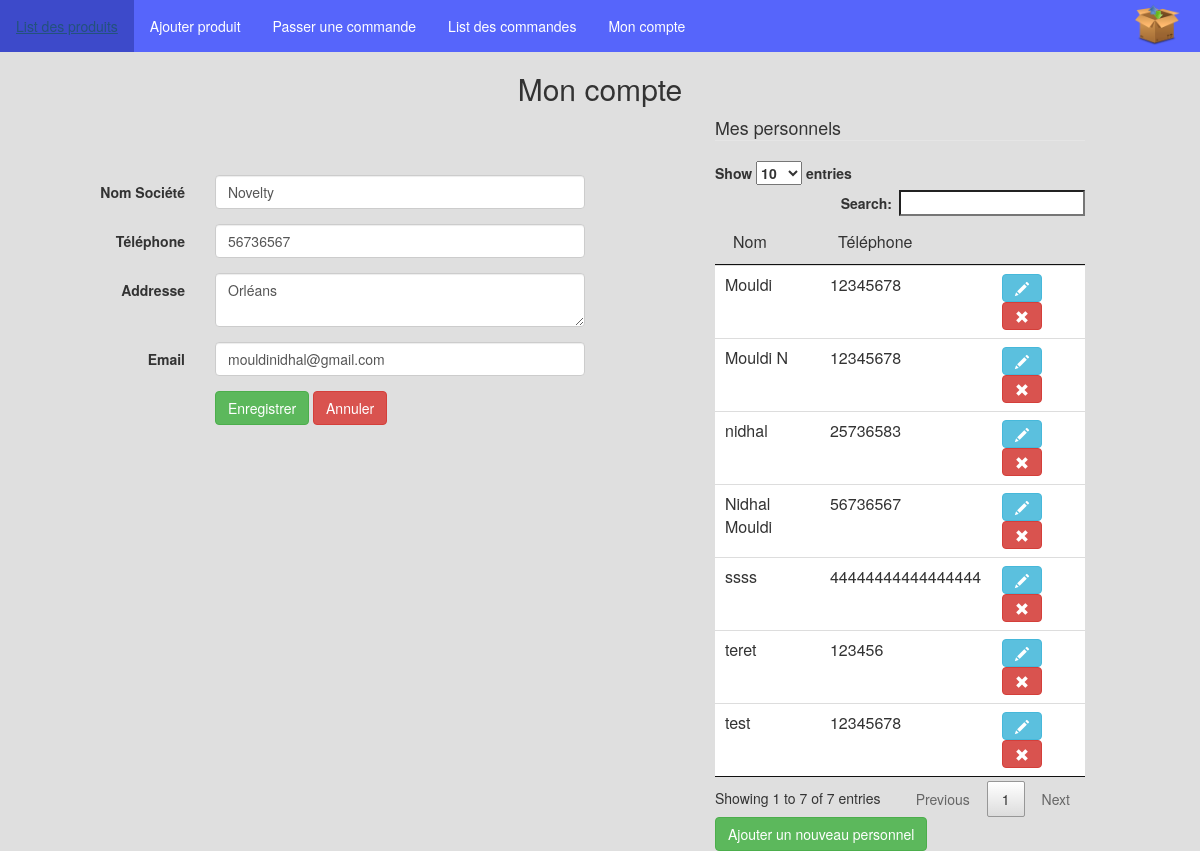
/mon_compte.php, run on the app's committed database.
### tables this page shows
CREATE TABLE "setting" (
	`nom_societe`	TEXT,
	`telephone`	INTEGER,
	`email`	TEXT,
	`addresse`	TEXT,
	`id`	INTEGER NOT NULL DEFAULT 1 UNIQUE,
	PRIMARY KEY(`id`)
);

CREATE TABLE "Personnel" (
	`id`	INTEGER NOT NULL PRIMARY KEY AUTOINCREMENT,
	`nom`	TEXT,
	`telephone`	INTEGER
);

### Manager/CompteManager.php (called while the page is built, shortened)
<?php
class CompteManager
{
	private $db;
	function __construct($db)
	{
		$this->db = $db;
	}
	public function getSetting()
	{
	    $q = $this->db->query('SELECT nom_societe, telephone, email, addresse FROM setting WHERE id = 1');
	    $donnees = $q->fetchArray(SQLITE3_ASSOC);
	    if(count($donnees) > 0){
	    	$s = new Compte();
	    	$s->setNomSociete($donnees['nom_societe']);
	    	$s->setTelehone($donnees['telephone']);
	    	$s->setAddresse($donnees['addresse']);
	    	$s->setEmail($donnees['email']);
    		return $s;
	    }else{
	    	return FALSE;
	    }
	}
}
?>

### Entity/compte.php (called while the page is built, shortened)
<?php
class Compte
{
	private $nom_societe;
	private $telephone;
	private $addresse;
	private $email;
	public function getNomSociete(){
		return $this->nom_societe;
	}
	public function getTelehone(){
		return $this->telephone;
	}
	public function getAddresse(){
		return $this->addresse;
	}
	public function getEmail(){
		return $this->email;
	}
	public function setNomSociete($nom_societe){
		$this->nom_societe = $nom_societe;
	}
	public function setTelehone($telephone){
		$this->telephone = $telephone;
	}
	public function setAddresse($addresse){
		$this->addresse = $addresse;
	}
	public function setEmail($email){
		$this->email = $email;
	}
}
?>

### Manager/ProductManager.php (called while the page is built, shortened)
<?php
class ProductManager
{
	private $db;
	function __construct($db)
	{
		$this->db = $db;
	}
	public function getListPersonnel()
	{
	    $q = $this->db->query('SELECT id, nom, telephone FROM personnel');
	    $f = array();
	    while($donnees = $q->fetchArray(SQLITE3_ASSOC)){
	    	$f[] = ['id' => $donnees['id'], 'nom' => $donnees['nom'], 'telephone' => $donnees['telephone']];
	    };
	    return $f;
	}
}
?>

### mon_compte.php (the view, shortened to what this page needs)
<?php
include 'inc.php';
require_once 'Manager/CompteManager.php';
require_once 'Entity/Compte.php';
$compteManager = new CompteManager($db);
$s = $compteManager->getSetting();
?>
<link rel="stylesheet" type="text/css" href="css/jquery.dataTables.css">
<center><h2>Mon compte</h2></center>
<div class="col-md-6" style="margin-top: 5%">
	<form name="compte-form" action="" method="POST" class="form-horizontal">
		<div class="form-group">
			<label class="col-sm-4 control-label">Nom Société</label>
			<div class="col-sm-8">
		      	<input value="<?php echo $s->getNomSociete(); ?>" type="text" class="form-control" placeholder="Nom Société" name="nom_societe" >
		    </div>
		</div>
		<div class="form-group">
			<label class="col-sm-4 control-label">Téléphone</label>
			<div class="col-sm-8">
		      	<input value="<?php echo $s->getTelehone(); ?>" type="number" maxlength="8" max="99999999" class="form-control" placeholder="Téléphone" name="telephone" />
		    </div>
		</div>
		<div class="form-group">
			<label class="col-sm-4 control-label">Addresse</label>
			<div class="col-sm-8">
				<textarea type="textarea" class="form-control" placeholder="Addresse" name="addresse" ><?php echo $s->getAddresse(); ?></textarea>
		    </div>
		</div>
		<div class="form-group">
			<label class="col-sm-4 control-label">Email</label>
			<div class="col-sm-8">
		      	<input value="<?php echo $s->getEmail(); ?>" type="Email" class="form-control" placeholder="Email" name="email" />
		    </div>
		</div>
		<div class="form-group">
    		<div class="col-sm-offset-4 col-sm-6">
      			<input class="btn btn-success" type="submit" name="submit_compte" value="Enregistrer">
      			<input class="btn btn-danger" type="reset" value="Annuler">
    		</div>
  		</div>
	</form>
</div>
<div class="col-md-4 col-md-offset-1">
	<fieldset>
    <legend><small>Mes personnels</small></legend>
    <table class="table" id="table_id">
    	<thead>
    		<td>Nom</td>
    		<td>Téléphone</td>
    		<td></td>
    	</thead>
    	<tbody>
	<?php
		$manager = new ProductManager($db);
			foreach ($manager->getListPersonnel() as $value) {
				echo "<td>" . $value['nom'] . "</td>";
				echo "<td>" . $value['telephone'] . "</td>";
				echo "<td>
				<a class='btn btn-info' href='add_product.php?id=".$value['id']."'><span class='glyphicon glyphicon-pencil'></span></a>
				<a class='btn btn-danger' href='delete.php?id=".$value['id']."'><span class='glyphicon glyphicon-remove'></span></a>
				</td></tr>";
			}
	?>
	</tbody>
    </table>
</fieldset>
<input class="btn btn-success" type="submit" name="submit" value="Ajouter un nouveau personnel" data-toggle="modal" data-target="#myModal"/>
</div>

### inc.php (shortened to what this page needs)
<?php
	require_once 'Manager/ProductManager.php';
?>
<link rel="stylesheet" href="lib/bootstrap/css/bootstrap.min.css" >
<link rel="stylesheet" href="lib/bootstrap/css/bootstrap.css" >
<!DOCTYPE html>
<html>
	<head meta charset="utf-8">
	</head>
	<body style="background-color: #dfdfdf;">
	<ul>
	  	<li><a href="product_list.php">List des produits</a></li>
	  	<li><a href="add_product.php">Ajouter produit</a></li>
	  	<li><a href="add_cmd.php">Passer une commande</a></li>
	  	<li><a href="commande_list.php">List des commandes</a></li>
	  	<li><a href="mon_compte.php">Mon compte</a></li>
	  	<a href="index.php"><img src="img/GSD.ico" width="45px" style="float: right; margin-right: 20px;"></a>
	</ul>

### inc.php (style rules this page uses)
ul { list-style-type: none; margin: 0; padding: 0; overflow: hidden; background-color: #5665fb; }
li { float: left; }
li a { display: block; color: white; text-align: center; padding: 16px; text-decoration: none; }

### data on the page
setting: nom_societe "Novelty", telephone "56736567", addresse "Orléans", email "mouldinidhal@gmail.com"
personnel: nom "nidhal", telephone "25736583"
personnel: nom "Mouldi", telephone "12345678"
personnel: nom "Nidhal Mouldi", telephone "56736567"
personnel: nom "Mouldi N", telephone "12345678"
personnel: nom "test", telephone "12345678"
personnel: nom "ssss", telephone "44444444444444444"
personnel: nom "teret", telephone "123456"
